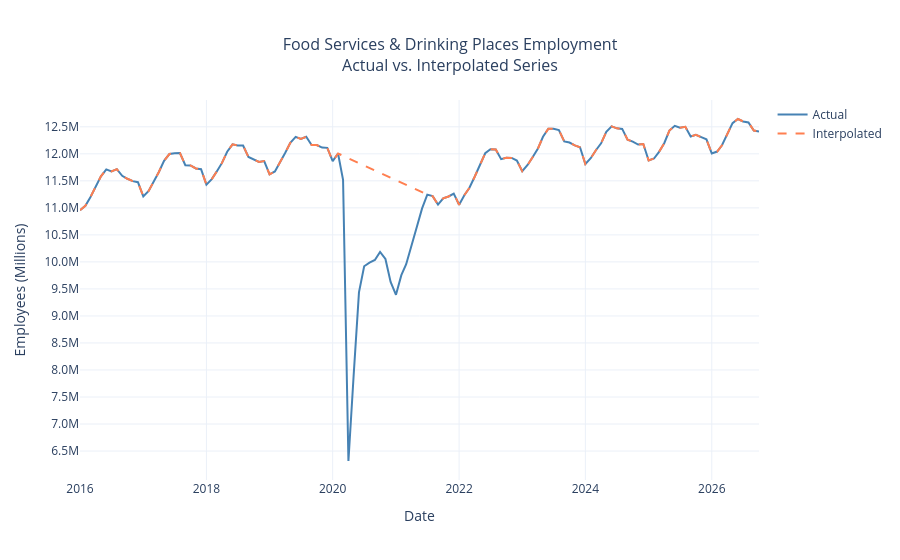

This figure's notebook cell:
### Markdown cell above
## Full Series

Before diving in, it’s worth clarifying what “food services and drinking places” actually includes. This category covers restaurants, bars, food trucks, and other establishments where food and drinks are prepared and served to customers, whether that’s full-service dining, fast food, or takeout.

Employment in food services and drinking places generally grew from about 10.95 million in January 2016 to a pre-pandemic peak of roughly 12.32 million in August 2019. That growth was interrupted by the onset of the COVID-19 pandemic, when employment declined by about 5.7 million jobs from February to April 2020, roughly 47% of February employment.

Sharp increases in employment were reported in May and June 2020, but the industry didn’t return to February 2020 employment levels until June 2022, more than two years later.

Since then, growth has been more gradual, with employment generally trending upward despite the seasonal fluctuations visible in the series. In April, employment rose above the pre-pandemic peak for the first time in 2026. Employment continued to rise through June, reaching about 12.64 million, before easing in July and August. September brought a larger decline of 148,400 payroll jobs from August, followed by a further decline of 17,800 jobs in October, bringing employment to about 12.41 million. Even with those declines, employment remained above the pre-pandemic peak for seven consecutive months in 2026, from April through October.

Because this series is not seasonally adjusted, some of these month-to-month changes reflect the industry’s usual seasonal patterns. The September and October declines alone don’t establish whether the underlying trend has changed.

Note: This data comes from the Current Employment Statistics (CES) survey and reflects payroll positions, not individual workers. If someone holds jobs at two separate restaurants, they are counted twice. At the same time, workers paid off payroll are not included. So this is best interpreted as a measure of formal payroll activity in the industry rather than a count of unique people.

### Code cell
# =============================================================================
# COVID Interpolation
# =============================================================================

df_raw = df.copy()
df_interp = df.copy()
df_interp.loc['2020-03-01':'2021-06-01', 'employed'] = np.nan
df_interp['employed'] = df_interp['employed'].interpolate(method='time')

fig = go.Figure()

fig.add_trace(go.Scatter(
    x=df_raw.index, y=df_raw['employed'],
    mode='lines', name='Actual',
    line=dict(color='steelblue', width=2)
))

fig.add_trace(go.Scatter(
    x=df_interp.index, y=df_interp['employed'],
    mode='lines', name='Interpolated',
    line=dict(color='coral', width=2, dash='dash')
))

fig.update_layout(
    title=dict(text='Food Services & Drinking Places Employment<br>Actual vs. Interpolated Series',
               x=0.5, font=dict(size=16)),
    xaxis_title='Date',
    yaxis_title='Employees (Millions)',
    yaxis=dict(
        tickvals=list(range(6_500_000, 13_000_000, 500_000)),
        ticktext=[
            f'{v/1_000_000:.1f}M'
            for v in range(6_500_000, 13_000_000, 500_000)
        ]
    ),
    hovermode='x unified',
    template='plotly_white'
)

fig.show()

### Figure 1 — Plotly figure (JSON) as saved in the notebook; plotly's stock layout.template omitted (floating-point values rounded to 4 significant figures; data arrays with more than 128 entries replaced by an {"elided": "..."} marker saying what was removed)
{"data": [{"line": {"color": "steelblue", "width": 2}, "mode": "lines", "name": "Actual", "type": "scatter", "x": {"elided": "130 str values"}, "y": {"elided": "130 int values"}}, {"line": {"color": "coral", "dash": "dash", "width": 2}, "mode": "lines", "name": "Interpolated", "type": "scatter", "x": {"elided": "130 str values"}, "y": {"elided": "130 float values"}}], "layout": {"hovermode": "x unified", "title": {"font": {"size": 16}, "text": "Food Services & Drinking Places Employment<br>Actual vs. Interpolated Series", "x": 0.5}, "xaxis": {"title": {"text": "Date"}}, "yaxis": {"ticktext": ["6.5M", "7.0M", "7.5M", "8.0M", "8.5M", "9.0M", "9.5M", "10.0M", "10.5M", "11.0M", "11.5M", "12.0M", "12.5M"], "tickvals": [6500000, 7000000, 7500000, 8000000, 8500000, 9000000, 9500000, 10000000, 10500000, 11000000, 11500000, 12000000, 12500000], "title": {"text": "Employees (Millions)"}}}}
